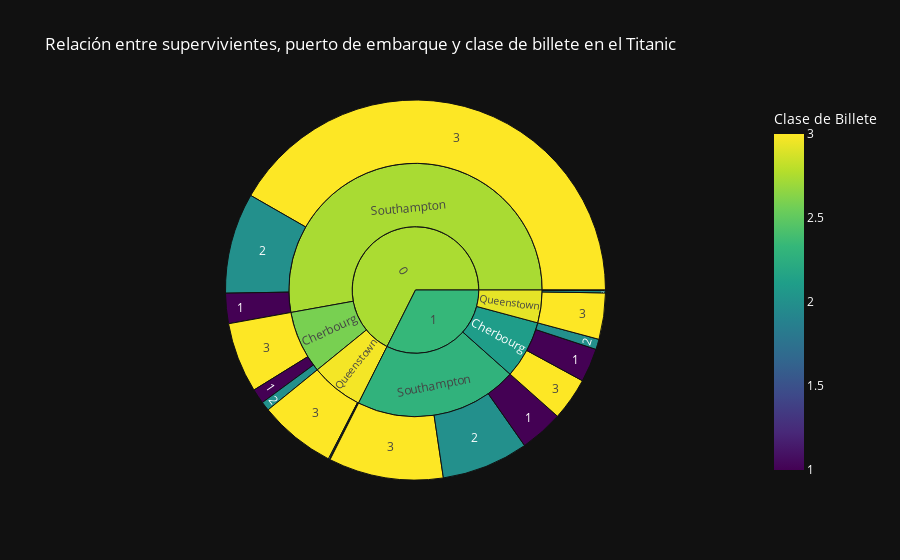

The notebook cell this image was saved under:
### Markdown cell above
#### En el contexto social y económico de 1912 , los puertos de Queenstown, Southampton y Cherbourg representaban diferentes realidades socioeconómicas. Southampton, como puerto principal de salida, estaba vinculado a una ciudad industrial y tenía una población diversa, con una mezcla de clases sociales. Cherbourg, ubicado en Francia, era conocido por atraer a pasajeros adinerados, dada su reputación como destino turístico de la alta sociedad. Queenstown (hoy Cobh), en Irlanda, servía como puerto de escala y tenía una población predominantemente más modesta, con mucha tasa de inmigración hacia América para buscar nuevas oportunidades.

### Code cell
# Filtro para obtener solo los registros de pasajeros que sobrevivieron y no supervivieron
supervivieron = df[df['Survived'] == 1].copy()
no_supervivieron = df[df['Survived'] == 0].copy()

# Mapeo de códigos de puerto a nombres completos para supervivientes y no supervivientes
puerto_mapping = {0: 'Queenstown', 1: 'Southampton', 2: 'Cherbourg'}
supervivieron['Embarked'] = supervivieron['Embarked'].map(puerto_mapping)
no_supervivieron['Embarked'] = no_supervivieron['Embarked'].map(puerto_mapping)

# Concateno ambos conjuntos de datos para tener uno que incluya supervivientes y no supervivientes
df_combined = pd.concat([supervivieron, no_supervivieron])

# Crea el gráfico interactivo con Plotly Express
fig = px.sunburst(df_combined, path=['Survived', 'Embarked', 'Pclass'], 
                  title='Relación entre supervivientes, puerto de embarque y clase de billete en el Titanic',
                  color='Pclass', color_continuous_scale='viridis',
                  labels={'Embarked': 'Puerto de Embarque', 'Pclass': 'Clase de Billete', 'Survived': 'Sobrevivencia'},
                  values='Pclass',  # Utilizar 'Pclass' en lugar de 'count'
                  hover_data={'Pclass': True, 'Embarked': True, 'Survived': True})

# Configuro el diseño del gráfico con un fondo oscuro
fig.update_layout(title_text='Relación entre supervivientes, puerto de embarque y clase de billete en el Titanic',
                  paper_bgcolor='rgb(17, 17, 17)',  # Fondo oscuro
                  plot_bgcolor='rgb(17, 17, 17)',   # Fondo oscuro
                  font_color='white')  # Texto en blanco

# Mostrar el gráfico interactivo
fig.show()

### Figure 1 — Plotly figure (JSON) as saved in the notebook; plotly's stock layout.template omitted (floating-point values rounded to 4 significant figures)
{"data": [{"branchvalues": "total", "customdata": [[1, "Cherbourg", 0], [1, "Cherbourg", 1], [1, "Queenstown", 0], [1, "Queenstown", 1], [1, "Southampton", 0], [1, "Southampton", 1], [2, "Cherbourg", 0], [2, "Cherbourg", 1], [2, "Queenstown", 0], [2, "Queenstown", 1], [2, "Southampton", 0], [2, "Southampton", 1], [3, "Cherbourg", 0], [3, "Cherbourg", 1], [3, "Queenstown", 0], [3, "Queenstown", 1], [3, "Southampton", 0], [3, "Southampton", 1], [2.588, "Cherbourg", 0], [2.105, "Cherbourg", 1], [2.971, "Queenstown", 0], [2.93, "Queenstown", 1], [2.741, "Southampton", 0], [2.291, "Southampton", 1], [2.745, "(?)", 0], [2.331, "(?)", 1]], "domain": {"x": [0, 1], "y": [0, 1]}, "hovertemplate": "labels=%{label}<br>Pclass_sum=%{value}<br>parent=%{parent}<br>id=%{id}<br>Clase de Billete=%{color}<br>Puerto de Embarque=%{customdata[1]}<br>Sobrevivencia=%{customdata[2]}<extra></extra>", "ids": ["0/Cherbourg/1", "1/Cherbourg/1", "0/Queenstown/1", "1/Queenstown/1", "0/Southampton/1", "1/Southampton/1", "0/Cherbourg/2", "1/Cherbourg/2", "0/Queenstown/2", "1/Queenstown/2", "0/Southampton/2", "1/Southampton/2", "0/Cherbourg/3", "1/Cherbourg/3", "0/Queenstown/3", "1/Queenstown/3", "0/Southampton/3", "1/Southampton/3", "0/Cherbourg", "1/Cherbourg", "0/Queenstown", "1/Queenstown", "0/Southampton", "1/Southampton", "0", "1"], "labels": ["1", "1", "1", "1", "1", "1", "2", "2", "2", "2", "2", "2", "3", "3", "3", "3", "3", "3", "Cherbourg", "Cherbourg", "Queenstown", "Queenstown", "Southampton", "Southampton", "0", "1"], "marker": {"coloraxis": "coloraxis", "colors": [1, 1, 1, 1, 1, 1, 2, 2, 2, 2, 2, 2, 3, 3, 3, 3, 3, 3, 2.588, 2.105, 2.971, 2.93, 2.741, 2.291, 2.745, 2.331]}, "name": "", "parents": ["0/Cherbourg", "1/Cherbourg", "0/Queenstown", "1/Queenstown", "0/Southampton", "1/Southampton", "0/Cherbourg", "1/Cherbourg", "0/Queenstown", "1/Queenstown", "0/Southampton", "1/Southampton", "0/Cherbourg", "1/Cherbourg", "0/Queenstown", "1/Queenstown", "0/Southampton", "1/Southampton", "0", "1", "0", "1", "0", "1", "", ""], "type": "sunburst", "values": [26, 59, 1, 1, 53, 76, 16, 18, 2, 4, 176, 152, 123, 75, 135, 81, 858, 201, 165, 152, 138, 86, 1087, 429, 1390, 667]}], "layout": {"coloraxis": {"colorbar": {"title": {"text": "Clase de Billete"}}, "colorscale": [[0, "#440154"], [0.1111, "#482878"], [0.2222, "#3e4989"], [0.3333, "#31688e"], [0.4444, "#26828e"], [0.5556, "#1f9e89"], [0.6667, "#35b779"], [0.7778, "#6ece58"], [0.8889, "#b5de2b"], [1, "#fde725"]]}, "font": {"color": "white"}, "legend": {"tracegroupgap": 0}, "paper_bgcolor": "rgb(17, 17, 17)", "plot_bgcolor": "rgb(17, 17, 17)", "title": {"text": "Relación entre supervivientes, puerto de embarque y clase de billete en el Titanic"}}}
